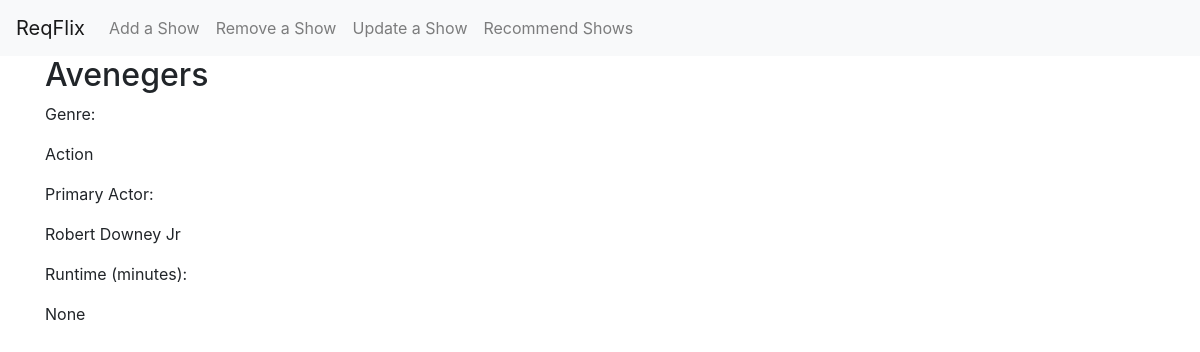
/2, run on the app's committed database.
### tables this page shows
CREATE TABLE posts (
    id INTEGER PRIMARY KEY AUTOINCREMENT,

    title TEXT NOT NULL,
    genre TEXT,
    minutes int,
    actor text
);

### main.py (the view)
@app.route('/<int:post_id>')
def post(post_id):
    post = get_post(post_id)
    return render_template('post.html', post=post)

### main.py (called while the page is built)
def get_db_connection():
    conn = sqlite3.connect('database.db')
    conn.row_factory = sqlite3.Row
    return conn

def get_post(post_id):
    conn = get_db_connection()
    post = conn.execute('SELECT * FROM posts WHERE id = ?',
                        (post_id,)).fetchone()
    print(post)
    conn.close()
    if post is None:
        abort(404)
    return post

### templates/post.html (shortened to what this page needs)
{% extends 'base.html' %}
{% block content %}
    <h2>{% block title %} {{ post['title'] }} {% endblock %}</h2>
    <p>Genre:<p>
    <p>{{ post['genre'] }}</p>
    <p>Primary Actor:<p>
    <p>{{ post['actor'] }}</p>
    <p>Runtime (minutes):<p>
    <p>{{ post['minutes'] }}</p>
{% endblock %}

### data on the page
posts: title "Avenegers", genre "Action", actor "Robert Downey Jr"

### other printed values
{{ post['minutes'] }} "None"
